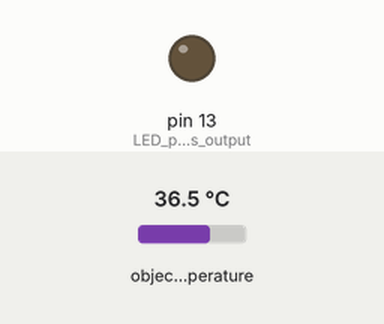
Bench run of a sketch on a simulated Arduino Uno, built with avr-gcc and run on an emulated ATmega328P. On the bench: output pins drawn as LEDs (lit = HIGH). Inputs (shaded band) come from the test bench; at power-on: object temperature 36.5 °C. What the sketch prints to the serial monitor is not drawn.

Above: at 5.1 s.
Timing chart, 0 to 13.2 s (numbered marks = the images above):
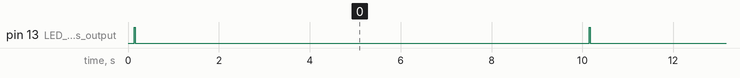

The sketch:

thermal_song.ino
```cpp
#include <SoftwareSerial.h>

#define TxPin 14

SoftwareSerial mySerial = SoftwareSerial(255, TxPin);

#define num 17

#include <Wire.h> // I2C library, required for MLX90614
#include <SparkFunMLX90614.h> //Click here to get the library: http://librarymanager/All#Qwiic_IR_Thermometer by SparkFun

IRTherm therm; // Create an IRTherm object to interact with throughout

int durs[num]  = {211, 211, 211, 210, 210, 211, 211, 211, 211, 211, 211, 211, 210, 210, 211, 211, 212};


int octs[num]  = {216, 216, 216, 216, 216, 216, 215, 216, 216, 216, 216, 216, 216, 216, 216, 215, 216};

int notes[num] = {220, 220, 220, 220, 220, 220, 224, 232, 220, 220, 220, 220, 220, 220, 220, 224, 232};

void setup() {
  Serial.begin(9600);
  mySerial.begin(9600);
  delay(100);
  mySerial.write(12); // clear
  delay(10);
  mySerial.write(22); // no cursor no blink
  delay(10);
  mySerial.write(17); // backlight
  delay(10);
  // mySerial.print("Super Mario");
  // mySerial.write(13);
  // mySerial.print("Brothers!");


  Wire.begin(); //Joing I2C bus

  if (therm.begin() == false){ // Initialize thermal IR sensor
    Serial.println("Qwiic IR thermometer did not acknowledge! Freezing!");
    while(1);
  }
  Serial.println("Qwiic IR Thermometer did acknowledge.");

  therm.setUnit(TEMP_F); // Set the library's units to Farenheit (sic)
  // Alternatively, TEMP_F can be replaced with TEMP_C for Celsius or
  // TEMP_K for Kelvin.

  pinMode(LED_BUILTIN, OUTPUT); // LED pin as output

  // for(long k=0; k<num; k++){

  //   mySerial.write(durs[k]); mySerial.write(octs[k]); mySerial.write(notes[k]);
  //   int len = 214 - durs[k];
  //   float del = 2000 / pow(2, len);
  //   delay(int(del*1.1));
  // }

}

void loop() {

  digitalWrite(LED_BUILTIN, HIGH);

  // Call therm.read() to read object and ambient temperatures from the sensor.
  if (therm.read()) // On success, read() will return 1, on fail 0.
  {
    // Use the object() and ambient() functions to grab the object and ambient
	// temperatures.
	// They'll be floats, calculated out to the unit you set with setUnit().
    mySerial.print("Object: " + String(therm.object(), 2));
    mySerial.println("F");
    // mySerial.print("Ambient: " + String(therm.ambient(), 2));
    // mySerial.println("F");
    mySerial.println();
  }

  if (therm.object() < 50) {
    for(long k=0; k<num; k++){
      mySerial.write(durs[k]); mySerial.write(octs[k]); mySerial.write(notes[k]);
      int len = 214 - durs[k];
      float del = 2000 / pow(2, len);
      delay(int(del*1.1));
    }
  }

  digitalWrite(LED_BUILTIN, LOW);
  delay(10000);

}
```

Measured:
- by itself, pin 13 (LED_pin_as_output): alternates HIGH for 0.02 s and LOW for 10.0 s
